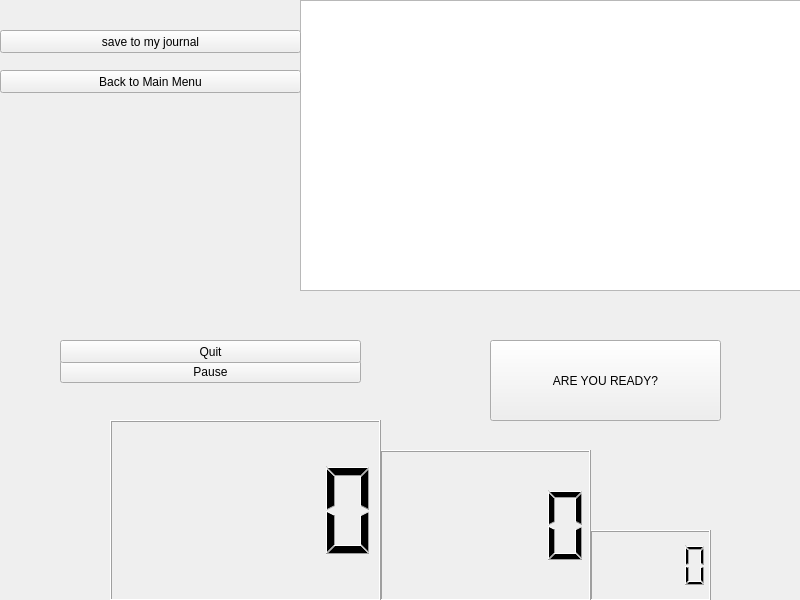
<?xml version="1.0" encoding="UTF-8"?>
<ui version="4.0">
 <class>WorkPlace</class>
 <widget class="QWidget" name="WorkPlace">
  <property name="geometry">
   <rect>
    <x>0</x>
    <y>0</y>
    <width>800</width>
    <height>600</height>
   </rect>
  </property>
  <property name="windowTitle">
   <string>Form</string>
  </property>
  <widget class="QTextEdit" name="textEdit">
   <property name="geometry">
    <rect>
     <x>300</x>
     <y>0</y>
     <width>501</width>
     <height>291</height>
    </rect>
   </property>
  </widget>
  <widget class="QPushButton" name="ReadyButton">
   <property name="geometry">
    <rect>
     <x>490</x>
     <y>340</y>
     <width>231</width>
     <height>81</height>
    </rect>
   </property>
   <property name="text">
    <string>ARE YOU READY?</string>
   </property>
  </widget>
  <widget class="QLCDNumber" name="msecNumber">
   <property name="geometry">
    <rect>
     <x>590</x>
     <y>530</y>
     <width>121</width>
     <height>71</height>
    </rect>
   </property>
  </widget>
  <widget class="QLCDNumber" name="SecNumber_2">
   <property name="geometry">
    <rect>
     <x>380</x>
     <y>450</y>
     <width>211</width>
     <height>151</height>
    </rect>
   </property>
  </widget>
  <widget class="QLCDNumber" name="MinuteNumber_3">
   <property name="geometry">
    <rect>
     <x>110</x>
     <y>420</y>
     <width>271</width>
     <height>181</height>
    </rect>
   </property>
  </widget>
  <widget class="QPushButton" name="pauseButton">
   <property name="geometry">
    <rect>
     <x>60</x>
     <y>360</y>
     <width>301</width>
     <height>23</height>
    </rect>
   </property>
   <property name="text">
    <string>Pause</string>
   </property>
  </widget>
  <widget class="QLabel" name="label">
   <property name="geometry">
    <rect>
     <x>240</x>
     <y>20</y>
     <width>211</width>
     <height>221</height>
    </rect>
   </property>
   <property name="font">
    <font>
     <pointsize>196</pointsize>
    </font>
   </property>
   <property name="text">
    <string/>
   </property>
  </widget>
  <widget class="QPushButton" name="QuitButton">
   <property name="geometry">
    <rect>
     <x>60</x>
     <y>340</y>
     <width>301</width>
     <height>23</height>
    </rect>
   </property>
   <property name="text">
    <string>Quit</string>
   </property>
  </widget>
  <widget class="QPushButton" name="JournalButton">
   <property name="geometry">
    <rect>
     <x>0</x>
     <y>30</y>
     <width>301</width>
     <height>23</height>
    </rect>
   </property>
   <property name="text">
    <string>save to my journal</string>
   </property>
  </widget>
  <widget class="QPushButton" name="CloseButton">
   <property name="geometry">
    <rect>
     <x>0</x>
     <y>70</y>
     <width>301</width>
     <height>23</height>
    </rect>
   </property>
   <property name="text">
    <string>Back to Main Menu</string>
   </property>
  </widget>
 </widget>
 <resources/>
 <connections/>
</ui>
